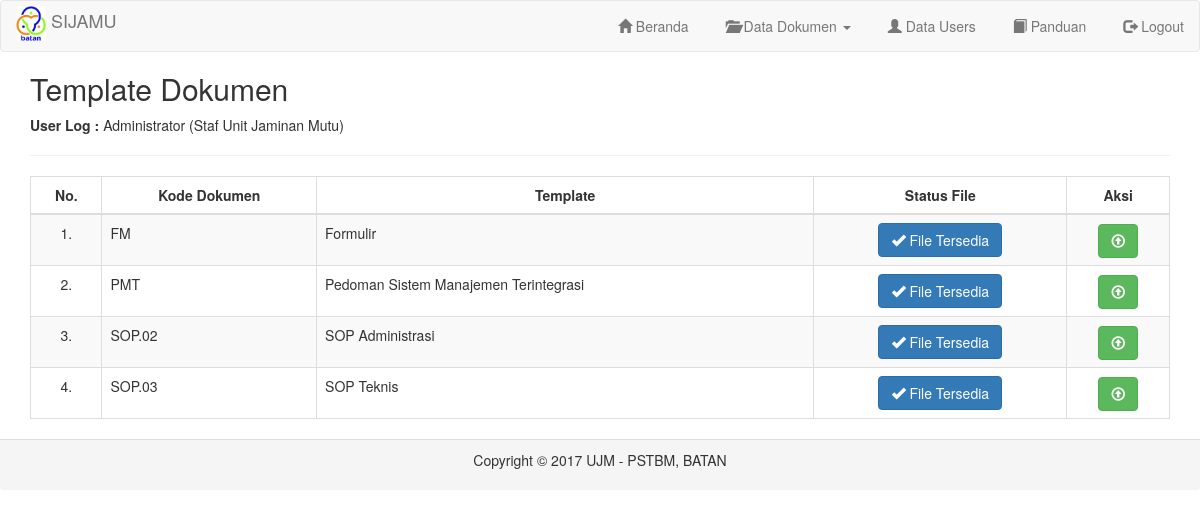
The page /on-admin/menu_5.php (signed in) on the database its author committed.
### tables this page shows
CREATE TABLE `tbl_jenis_dokumen` (
  `kode_jenis` varchar(30) NOT NULL,
  `jenis_dokumen` varchar(50) NOT NULL,
  `keterangan` text NOT NULL,
  `disiapkan_oleh` varchar(50) NOT NULL,
  `diperiksa_oleh` varchar(50) NOT NULL,
  `disahkan_oleh` varchar(50) NOT NULL,
  `file` varchar(100) NOT NULL,
  `file_type` varchar(100) NOT NULL,
  `file_size` int(11) NOT NULL,
  `last_edited` varchar(30) NOT NULL
);

### on-admin/menu_5.php (the view, shortened to what this page needs)
<?php
require '_header.php';
?>
<div class="container">
  <h2>Template Dokumen</h2>
  <p><b>User Log :</b> <?php echo $_SESSION['nama']." (".$_SESSION['jabatan'].")" ?></p>
  <hr />
<table id="mytable" class="table table-striped table-bordered table-paginate">
    <thead>
      <th>No.</th>
      <th>Kode Dokumen</th>
      <th>Template</th>
      <th>Status File</th>
      <th>Aksi</th>
    </thead>
<?php
  include "../koneksi.php";
  $no = 0;
  $result_template = mysqli_query($connect,"SELECT * FROM tbl_jenis_dokumen");
  if($result_template) {
    if($result_template->num_rows > 0) {
      while ($row_template = $result_template->fetch_object()) {
          $no++;
?>
          <tr>
            <td class="text-center"><?php echo "$no."; ?></td>
            <td><?php echo $row_template->kode_jenis; ?></td>
            <td><?php echo $row_template->jenis_dokumen; ?></td>
            <td class="text-center">
              <?php
                $file = $row_template->file;
                if($file == '') {
                  echo "File Tidak Tersedia";
                } else {
                  echo "<a href='../files/uploads/template/$file' class='btn btn-primary'><span class='glyphicon glyphicon-ok'></span> File Tersedia</a>";
                }
              ?>
            </td>
            <td class="text-center">
              <a href="#" class="open_modal_reupload btn btn-success glyphicon glyphicon-upload" title="Re-Upload Template" id="<?php echo $row_template->kode_jenis; ?>"></a>
            </td>
          </tr>
<?php
      }
    } else {
      echo "<tr>";
        echo "<td colspan='5' class='text-center'>Data Tidak Tersedia</td>";
        echo "</tr>";
    }
  }
?>
</table>
</div>
<?php
require '_footer.php';
?>

### rows shown on the page
tbl_jenis_dokumen: kode_jenis "FM", jenis_dokumen "Formulir"
tbl_jenis_dokumen: kode_jenis "PMT", jenis_dokumen "Pedoman Sistem Manajemen Terintegrasi"
tbl_jenis_dokumen: kode_jenis "SOP.02", jenis_dokumen "SOP Administrasi"
tbl_jenis_dokumen: kode_jenis "SOP.03", jenis_dokumen "SOP Teknis"

### other values the page prints
$_SESSION['nama'] "Administrator"
$_SESSION['jabatan'] "Staf Unit Jaminan Mutu"
